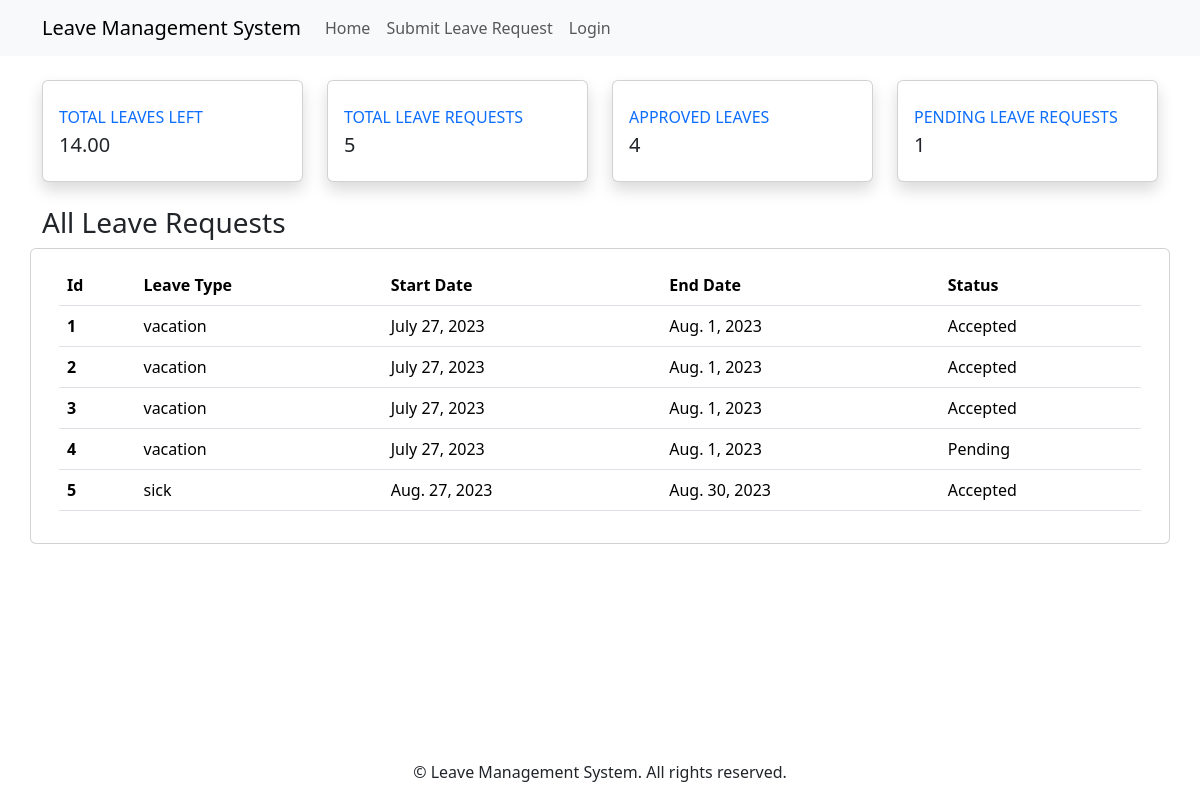
The app's page / (signed in) with its own data.
### management/models.py (models this page shows, shortened)
class LeaveBalance(models.Model):
    leave_types = (
        ("vacation", "Vacation"),
        ("sick", "Sick Leave"),
    )
    employee = models.ForeignKey(Employee, on_delete=models.CASCADE)
    leave_type = models.CharField(choices=leave_types, max_length=20)
    available_balance = models.DecimalField(max_digits=5, decimal_places=2)

class LeaveRequest(models.Model):
    leave_types = (
        ("vacation", "Vacation"),
        ("sick", "Sick Leave"),
    )
    status = (("Accepted", "Accepted"), ("Pending", "Pending"))
    employee = models.ForeignKey(Employee, on_delete=models.CASCADE)
    leave_type = models.CharField(choices=leave_types, max_length=20)
    start_date = models.DateField()
    end_date = models.DateField()
    status = models.CharField(max_length=20, choices=status, default="Pending")
    comments = models.TextField()

### management/views.py (the view)
# urls.py: path("", HomeView.as_view(), name="home"),
class HomeView(View):
    template_name = "home.html"
    def get(self, request, *args, **kwargs):
        try:
            leaves_data = LeaveRequest.objects.filter(
                employee__user=request.user
            ).count()
            pending_leaves = get_leaves_by_status(user=request.user, status="Pending")
            accepted_leaves = get_leaves_by_status(user=request.user, status="Accepted")
            remaining_leaves = get_total_leaves_left_for_user(user=request.user)
            all_leaves = LeaveRequest.objects.filter(employee__user=request.user)
            return render(
                request,
                template_name=self.template_name,
                context={
                    "leaves": leaves_data,
                    "accepted_leaves": accepted_leaves,
                    "pending_leaves": pending_leaves,
                    "remaining_leaves": remaining_leaves,
                    "all_leaves": all_leaves,
                },
            )
        except Exception as e:
            return redirect("login")

### management/leave_services.py (called while the page is built)
def get_leaves_by_status(user, status):
    return LeaveRequest.objects.filter(employee__user=user, status=status).count()

def get_total_leaves_left_for_user(user):
    leaves_balance = LeaveBalance.objects.filter(employee__user=user).first()
    return leaves_balance.available_balance

### templates/home.html
{% extends "base.html" %}
{% block content %}
    <div class="row">
        <div class="col-xl-3 col-md-6 mb-4">
            <div class="card border-left-primary shadow h-100 py-2">
                <div class="card-body">
                    <div class="row align-items-center">
                        <div class="col mr-2">
                            <div class="text-xs font-weight-bold text-primary text-uppercase mb-1">
                                Total Leaves Left
                            </div>
                            <div class="h5 mb-0 font-weight-bold text-gray-800">
                                {{ remaining_leaves }}
                            </div>
                        </div>
                    </div>
                </div>
            </div>
        </div>
        <div class="col-xl-3 col-md-6 mb-4">
            <div class="card border-left-primary shadow h-100 py-2">
                <div class="card-body">
                    <div class="row align-items-center">
                        <div class="col mr-2">
                            <div class="text-xs font-weight-bold text-primary text-uppercase mb-1">
                                Total Leave Requests
                            </div>
                            <div class="h5 mb-0 font-weight-bold text-gray-800">
                                {{ leaves }}
                            </div>
                        </div>
                    </div>
                </div>
            </div>
        </div>
        <div class="col-xl-3 col-md-6 mb-4">
            <div class="card border-left-primary shadow h-100 py-2">
                <div class="card-body">
                    <div class="row align-items-center">
                        <div class="col mr-2">
                            <div class="text-xs font-weight-bold text-primary text-uppercase mb-1">
                                Approved Leaves
                            </div>
                            <div class="h5 mb-0 font-weight-bold text-gray-800">
                                {{ accepted_leaves }}
                            </div>
                        </div>
                    </div>
                </div>
            </div>
        </div>
        <div class="col-xl-3 col-md-6 mb-4">
            <div class="card border-left-primary shadow h-100 py-2">
                <div class="card-body">
                    <div class="row align-items-center">
                        <div class="col mr-2">
                            <div class="text-xs font-weight-bold text-primary text-uppercase mb-1">
                                Pending Leave Requests
                            </div>
                            <div class="h5 mb-0 font-weight-bold text-gray-800">
                                {{ pending_leaves }}
                            </div>
                        </div>
                    </div>
                </div>
            </div>
        </div>
        <h3> All Leave Requests</h3>
        <div class="card">
            <div class="card-body">
                <table class="table">
                    <thead>
                    <tr>
                        <th scope="col">Id</th>
                        <th scope="col">Leave Type</th>
                        <th scope="col">Start Date</th>
                        <th scope="col">End Date</th>
                        <th scope="col">Status</th>
                    </tr>
                    </thead>
                    <tbody>
                    {% for leave in all_leaves %}
                        <tr>
                            <th scope="row">{{ forloop.counter }}</th>
                            <td>{{ leave.leave_type }}</td>
                            <td>{{ leave.start_date }}</td>
                            <td>{{ leave.end_date }}</td>
                            <td>{{ leave.status }}</td>
                        </tr>
                    {% endfor %}
                    </tbody>
                </table>
            </div>
        </div>
    </div>
{% endblock %}

### records on screen
LeaveBalance: available_balance "14.00"
LeaveRequest: leave_type "vacation", start_date "July 27, 2023", end_date "Aug. 1, 2023", status "Accepted"
LeaveRequest: leave_type "vacation", start_date "July 27, 2023", end_date "Aug. 1, 2023", status "Accepted"
LeaveRequest: leave_type "vacation", start_date "July 27, 2023", end_date "Aug. 1, 2023", status "Accepted"
LeaveRequest: leave_type "vacation", start_date "July 27, 2023", end_date "Aug. 1, 2023", status "Pending"
LeaveRequest: leave_type "sick", start_date "Aug. 27, 2023", end_date "Aug. 30, 2023", status "Accepted"

### other values on screen
{{ leaves }} "5"
{{ accepted_leaves }} "4"
{{ pending_leaves }} "1"
